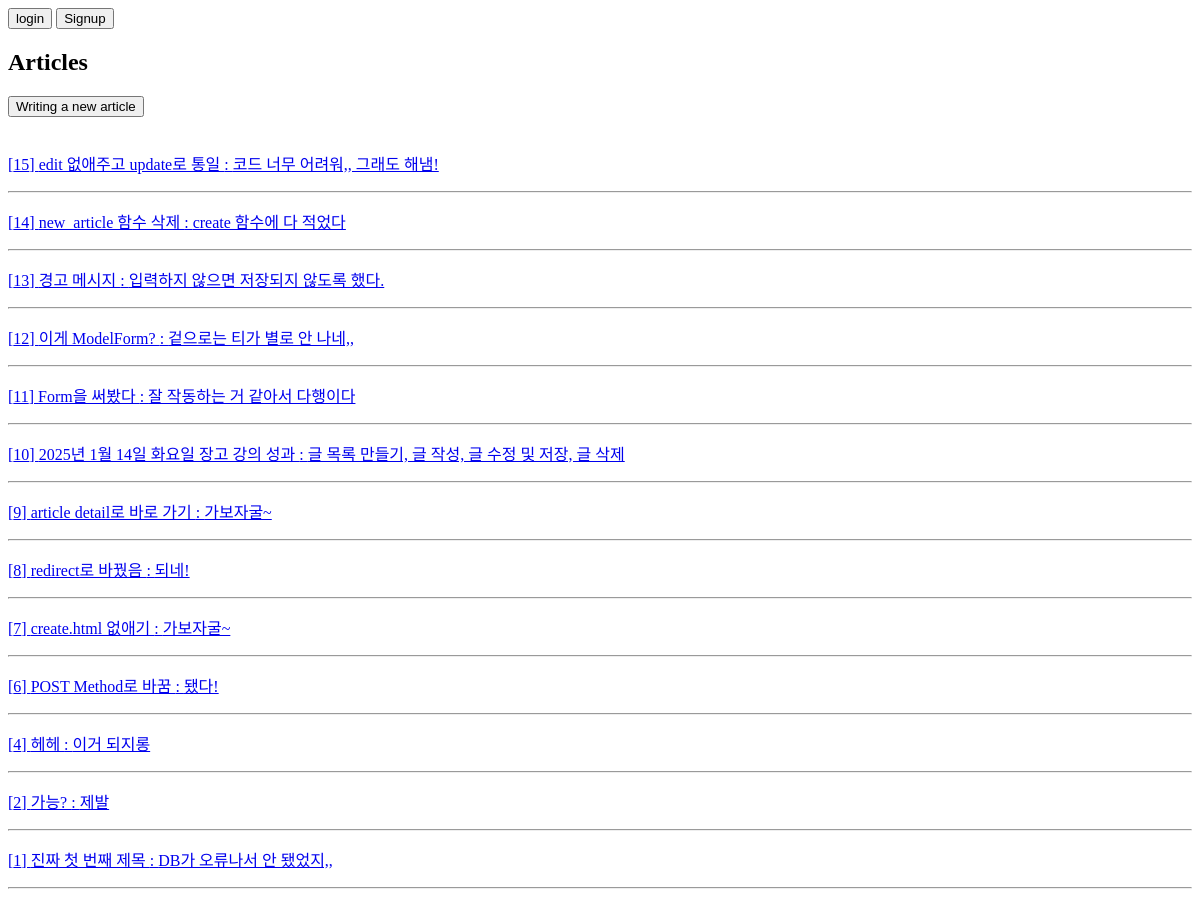
The page /articles/ on the database as committed earlier.
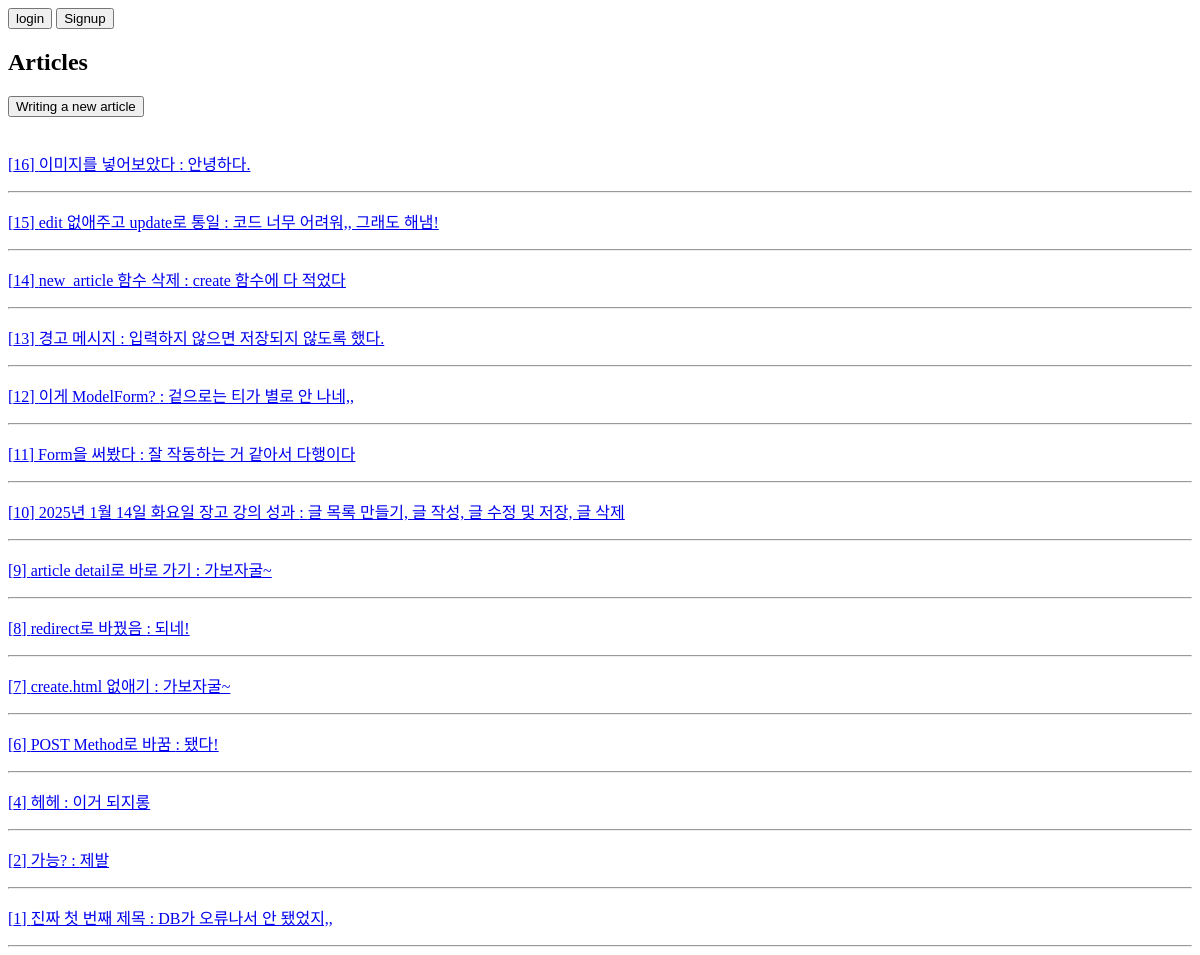
The same page on the database as committed later.
### articles/models.py (models this page shows, shortened)
class Article(models.Model):
    title = models.CharField(max_length=50)
    content = models.TextField()
    created_at = models.DateTimeField(auto_now_add=True)
    updated_at = models.DateTimeField(auto_now=True)
    image = models.ImageField()

### articles/views.py (the view)
# urls.py: path('', views.articles, name="articles"),
def articles(request):
    articles = Article.objects.all().order_by("-created_at")
    content = {"articles": articles}
    return render(request, "articles/articles.html", content)

### articles/templates/articles/articles.html
{% extends "base.html" %}
{% block content %}
<h2>Articles</h2>
<a href='{% url 'articles:create' %}'>
    <button>Writing a new article</button>
    </a><br><br>
{% for article in articles %}
    <a href='{% url 'articles:article_detail' article.pk %}'>
        <p>[{{ article.id }}] {{ article.title }} : {{ article.content }}</p>
    </a>
    <hr>
{% endfor %}
{% endblock content %}

Rows that differ between the two databases and show on the page:
added Article: id "16", title "이미지를 넣어보았다", content "안녕하다."
